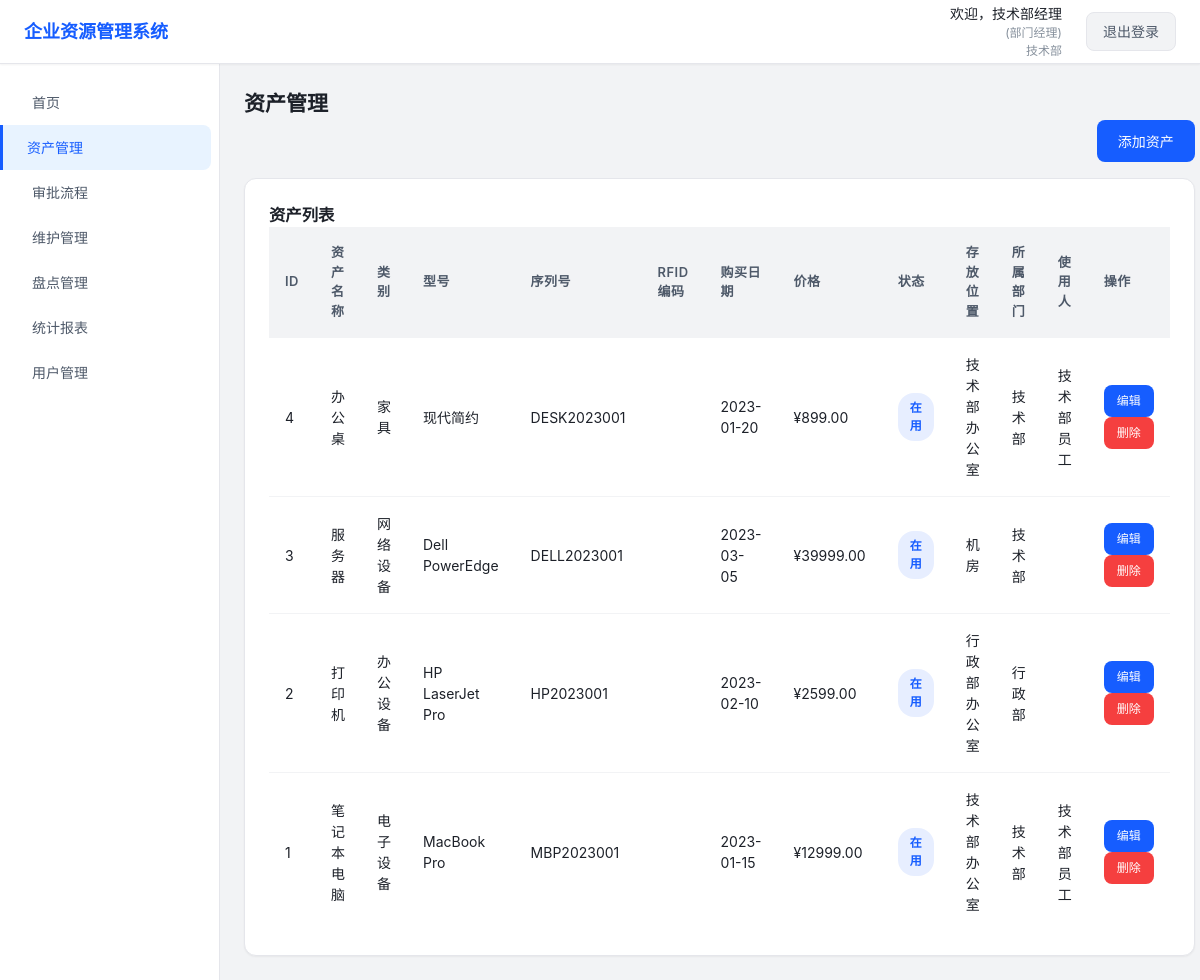
The page /assets.php (signed in) on the database its author committed.
### tables this page shows
CREATE TABLE IF NOT EXISTS `departments` (
  `id` INT AUTO_INCREMENT PRIMARY KEY,
  `name` VARCHAR(100) NOT NULL,
  `description` TEXT,
  `created_at` TIMESTAMP DEFAULT CURRENT_TIMESTAMP,
  `updated_at` TIMESTAMP DEFAULT CURRENT_TIMESTAMP ON UPDATE CURRENT_TIMESTAMP
);

CREATE TABLE IF NOT EXISTS `assets` (
  `id` INT AUTO_INCREMENT PRIMARY KEY,
  `name` VARCHAR(255) NOT NULL,
  `category` VARCHAR(100) NOT NULL,
  `model` VARCHAR(255),
  `serial_number` VARCHAR(255),
  `purchase_date` DATE,
  `price` DECIMAL(10,2),
  `status` ENUM('in_use', 'in_store', 'maintenance', 'scrapped') DEFAULT 'in_store',
  `location` VARCHAR(255),
  `department_id` INT,
  `user_id` INT,
  `description` TEXT,
  `created_at` TIMESTAMP DEFAULT CURRENT_TIMESTAMP,
  `updated_at` TIMESTAMP DEFAULT CURRENT_TIMESTAMP ON UPDATE CURRENT_TIMESTAMP
);

CREATE TABLE IF NOT EXISTS `users` (
  `id` INT AUTO_INCREMENT PRIMARY KEY,
  `username` VARCHAR(100) NOT NULL,
  `password` VARCHAR(255) NOT NULL,
  `name` VARCHAR(100) NOT NULL,
  `department_id` INT,
  `role` ENUM('admin', 'manager', 'employee') DEFAULT 'employee',
  `created_at` TIMESTAMP DEFAULT CURRENT_TIMESTAMP,
  `updated_at` TIMESTAMP DEFAULT CURRENT_TIMESTAMP ON UPDATE CURRENT_TIMESTAMP
);

### config/db.php (called while the page is built, shortened)
<?php
$servername = "localhost";
$username = "test";
$password = "123456";
$dbname = "php_wish";
$conn = new mysqli($servername, $username, $password, $dbname);
$conn->set_charset("utf8mb4");
function execute_query($sql, $params = []) {
    global $conn;
    $stmt = $conn->prepare($sql);
    if (!empty($params)) {
        $types = str_repeat("s", count($params));
        $stmt->bind_param($types, ...$params);
    }
    $result = $stmt->execute();
    if (strtolower(substr(trim($sql), 0, 6)) === "select") {
        $result_set = $stmt->get_result();
        $rows = [];
        while ($row = $result_set->fetch_assoc()) {
            $rows[] = $row;
        }
        return $rows;
    }
    $affected_rows = $stmt->affected_rows;
    return ["affected_rows" => $affected_rows];
}
?>

### assets.php (the view, shortened to what this page needs)
<?php
require_once 'config/db.php';
$name = $_SESSION['name'];
$role = $_SESSION['role'];
$department_id = $_SESSION['department_id'];
$dept_sql = "SELECT name FROM departments WHERE id = ?";
$dept_result = execute_query($dept_sql, [$department_id]);
$department_name = $dept_result[0]['name'] ?? '未知部门';
$assets_sql = "SELECT a.*, d.name as department_name, u.name as user_name FROM assets a
              LEFT JOIN departments d ON a.department_id = d.id
              LEFT JOIN users u ON a.user_id = u.id
              ORDER BY a.id DESC";
$assets = execute_query($assets_sql);
?>
<!DOCTYPE html>
<html lang="zh-CN">
<head>
    <link rel="stylesheet" href="assets/css/style.css">
</head>
<body>
    <div class="container">
        <header class="header">
            <div class="header-left">
                <h1>企业资源管理系统</h1>
            </div>
            <div class="header-right">
                <div class="user-info">
                    <span class="user-name">欢迎，<?php echo $name; ?></span>
                    <span class="role">(<?php echo $role === 'admin' ? '管理员' : ($role === 'manager' ? '部门经理' : '员工'); ?>)</span>
                    <span class="department"><?php echo $department_name; ?></span>
                </div>
                <a href="logout.php" class="logout-btn">退出登录</a>
            </div>
        </header>
        <div class="main-container">
            <nav class="sidebar">
                <ul>
                    <li><a href="index.php">首页</a></li>
                    <li><a href="assets.php" class="active">资产管理</a></li>
                    <li><a href="approval.php">审批流程</a></li>
                    <li><a href="maintenance.php">维护管理</a></li>
                    <li><a href="inventory.php">盘点管理</a></li>
                    <?php if ($role === 'admin' || $role === 'manager'): ?>
                        <li><a href="reports.php">统计报表</a></li>
                        <li><a href="users.php">用户管理</a></li>
                    <?php endif; ?>
                </ul>
            </nav>
            <main class="main-content">
            <h2>资产管理</h2>
            <div style="margin-bottom: 16px; display: flex; justify-content: flex-end;">
                <button class="btn btn-primary" data-modal="asset-modal">添加资产</button>
            </div>
            <div class="activity-section">
                <h3>资产列表</h3>
                <table class="activity-table">
                    <thead>
                        <tr>
                            <th>ID</th>
                            <th>资产名称</th>
                            <th>类别</th>
                            <th>型号</th>
                            <th>序列号</th>
                            <th>RFID 编码</th>
                            <th>购买日期</th>
                            <th>价格</th>
                            <th>状态</th>
                            <th>存放位置</th>
                            <th>所属部门</th>
                            <th>使用人</th>
                            <th>操作</th>
                        </tr>
                    </thead>
                    <tbody>
                        <?php if (!empty($assets)): ?>
                            <?php foreach ($assets as $asset): ?>
                                <tr>
                                    <td><?php echo $asset['id']; ?></td>
                                    <td><?php echo $asset['name']; ?></td>
                                    <td><?php echo $asset['category']; ?></td>
                                    <td><?php echo $asset['model']; ?></td>
                                    <td><?php echo $asset['serial_number']; ?></td>
                                    <td><?php echo $asset['rfid_code']; ?></td>
                                    <td><?php echo $asset['purchase_date']; ?></td>
                                    <td>¥<?php echo $asset['price']; ?></td>
                                    <td>
                                        <span class="status <?php echo $asset['status']; ?>">
                                            <?php
                                                switch ($asset['status']) {
                                                    case 'in_use': echo '在用'; break;
                                                }
                                            ?>
                                        </span>
                                    </td>
                                    <td><?php echo $asset['location']; ?></td>
                                    <td><?php echo $asset['department_name']; ?></td>
                                    <td><?php echo $asset['user_name']; ?></td>
                                    <td>
                                        <a href="assets.php?edit=<?php echo $asset['id']; ?>" class="btn btn-sm btn-primary">编辑</a>
                                        <a href="assets.php?delete=<?php echo $asset['id']; ?>" class="btn btn-sm btn-danger" onclick="return confirm('确定要删除此资产吗？');">删除</a>
                                    </td>
                                </tr>
                            <?php endforeach; ?>
                        <?php else: ?>
                            <tr>
                                <td colspan="12" class="no-data">暂无资产</td>
                            </tr>
                        <?php endif; ?>
                    </tbody>
                </table>
            </div>
        </main>
        </div>
    </div>
</body>
</html>

### assets/css/style.css (style rules this page uses)
:root { --primary-color: #165DFF; --primary-light: #E8F3FF; --primary-dark: #0E42B8; --success-color: #00B42A; --warning-color: #FF7D00; --danger-color: #F53F3F; --info-color: #86909C; --text-primary: #1D2129; --text-secondary: #4E5969; --text-tertiary: #86909C; --bg-light: #F2F3F5; --bg-white: #FFFFFF; --border-color: #E5E6EB; --border-light: #F2F3F5; --shadow-sm: 0 1px 2px rgba(0, 0, 0, 0.05); --shadow-md: 0 4px 6px -1px rgba(0, 0, 0, 0.1), 0 2px 4px -1px rgba(0, 0, 0, 0.06); --shadow-lg: 0 10px 15px -3px rgba(0, 0, 0, 0.1), 0 4px 6px -2px rgba(0, 0, 0, 0.05); --transition: all 0.3s ease; --radius-sm: 4px; --radius-md: 8px; --radius-lg: 12px; }
* { margin: 0; padding: 0; box-sizing: border-box; }
body { font-family: -apple-system, BlinkMacSystemFont, 'Segoe UI', Roboto, 'Helvetica Neue', Arial, sans-serif; background-color: var(--bg-light); color: var(--text-primary); line-height: 1.5; font-size: 14px; display: flex; justify-content: center; }
.container { display: flex; flex-direction: column; min-height: 100vh; background-color: var(--bg-light); width: 100%; max-width: 1200px; }
.header { display: flex; justify-content: space-between; align-items: center; background-color: var(--bg-white); color: var(--text-primary); padding: 0 24px; height: 64px; box-shadow: var(--shadow-sm); border-bottom: 1px solid var(--border-color); position: sticky; top: 0; z-index: 100; }
.header-left h1 { font-size: 18px; font-weight: 600; color: var(--primary-color); }
.header-right { display: flex; align-items: center; gap: 24px; }
.user-info { display: flex; flex-direction: column; align-items: flex-end; }
.user-info .user-name { font-weight: 500; color: var(--text-primary); font-size: 14px; }
.user-info .role, .user-info .department { font-size: 12px; color: var(--text-tertiary); }
.logout-btn { background-color: var(--bg-light); color: var(--text-secondary); padding: 8px 16px; border-radius: var(--radius-md); text-decoration: none; font-size: 14px; font-weight: 500; transition: var(--transition); border: 1px solid var(--border-color); }
.main-container { display: flex; min-height: calc(100vh - 64px); }
.sidebar { width: 220px; background-color: var(--bg-white); color: var(--text-primary); min-height: calc(100vh - 64px); border-right: 1px solid var(--border-color); transition: var(--transition); flex-shrink: 0; }
.sidebar ul { list-style: none; padding: 16px 0; }
.sidebar ul li a { display: flex; align-items: center; padding: 12px 24px; color: var(--text-secondary); text-decoration: none; border-radius: 0 var(--radius-md) var(--radius-md) 0; margin: 0 8px; transition: var(--transition); font-size: 14px; font-weight: 400; }
.sidebar ul li a.active { background-color: var(--primary-light); color: var(--primary-color); font-weight: 500; border-left: 3px solid var(--primary-color); margin-left: 0; }
.main-content { flex: 1; padding: 24px; min-height: calc(100vh - 64px); background-color: var(--bg-light); transition: var(--transition); }
.activity-section { background-color: var(--bg-white); padding: 24px; border-radius: var(--radius-lg); box-shadow: var(--shadow-sm); border: 1px solid var(--border-color); }
.activity-table { width: 100%; border-collapse: collapse; font-size: 14px; }
.activity-table th, .activity-table td { padding: 16px; text-align: left; border-bottom: 1px solid var(--border-light); }
.activity-table th { background-color: var(--bg-light); font-weight: 600; color: var(--text-secondary); font-size: 13px; text-transform: uppercase; letter-spacing: 0.5px; }
.activity-table tr:last-child td { border-bottom: none; }
.status { padding: 6px 12px; border-radius: 16px; font-size: 12px; font-weight: 600; display: inline-flex; align-items: center; gap: 4px; }
.status.in_use { background-color: rgba(22, 93, 255, 0.1); color: var(--primary-color); }
.btn { padding: 10px 20px; border: 1px solid transparent; border-radius: var(--radius-md); font-size: 14px; font-weight: 500; cursor: pointer; transition: var(--transition); text-decoration: none; display: inline-flex; align-items: center; gap: 6px; justify-content: center; white-space: nowrap; }
.btn-primary { background-color: var(--primary-color); color: white; }
.btn-danger { background-color: var(--danger-color); color: white; }
.btn-sm { padding: 6px 12px; font-size: 12px; }

### rows shown on the page
departments: name "技术部"
assets: id "4", name "办公桌", category "家具", model "现代简约", serial_number "DESK2023001", purchase_date "2023-01-20", price "899.00", status "在用", location "技术部办公室", department.name "技术部", user.name "技术部员工"
assets: id "3", name "服务器", category "网络设备", model "Dell PowerEdge", serial_number "DELL2023001", purchase_date "2023-03-05", price "39999.00", status "在用", location "机房", department.name "技术部"
assets: id "2", name "打印机", category "办公设备", model "HP LaserJet Pro", serial_number "HP2023001", purchase_date "2023-02-10", price "2599.00", status "在用", location "行政部办公室", department.name "行政部"
assets: id "1", name "笔记本电脑", category "电子设备", model "MacBook Pro", serial_number "MBP2023001", purchase_date "2023-01-15", price "12999.00", status "在用", location "技术部办公室", department.name "技术部", user.name "技术部员工"

### other values the page prints
$name "技术部经理"
